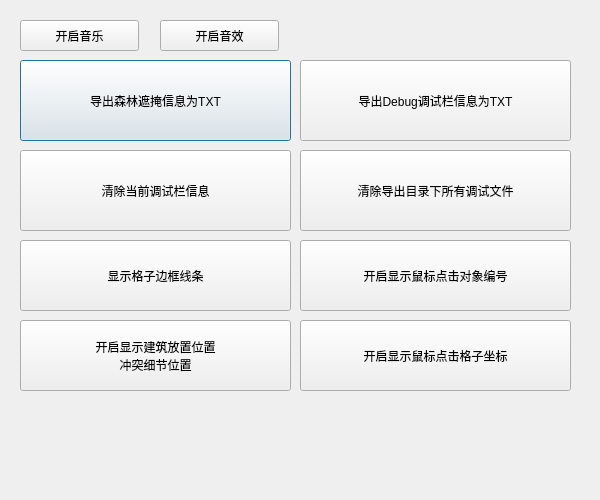
<?xml version="1.0" encoding="UTF-8"?>
<ui version="4.0">
 <class>Option</class>
 <widget class="QDialog" name="Option">
  <property name="geometry">
   <rect>
    <x>0</x>
    <y>0</y>
    <width>600</width>
    <height>500</height>
   </rect>
  </property>
  <property name="windowTitle">
   <string>Dialog</string>
  </property>
  <widget class="QPushButton" name="exportTreeBlock">
   <property name="geometry">
    <rect>
     <x>20</x>
     <y>60</y>
     <width>271</width>
     <height>81</height>
    </rect>
   </property>
   <property name="text">
    <string>导出森林遮掩信息为TXT</string>
   </property>
  </widget>
  <widget class="QPushButton" name="exportTxt">
   <property name="geometry">
    <rect>
     <x>300</x>
     <y>60</y>
     <width>271</width>
     <height>81</height>
    </rect>
   </property>
   <property name="text">
    <string>导出Debug调试栏信息为TXT</string>
   </property>
  </widget>
  <widget class="QPushButton" name="textClear">
   <property name="geometry">
    <rect>
     <x>20</x>
     <y>150</y>
     <width>271</width>
     <height>81</height>
    </rect>
   </property>
   <property name="text">
    <string>清除当前调试栏信息</string>
   </property>
  </widget>
  <widget class="QPushButton" name="exportClear">
   <property name="geometry">
    <rect>
     <x>300</x>
     <y>150</y>
     <width>271</width>
     <height>81</height>
    </rect>
   </property>
   <property name="text">
    <string>清除导出目录下所有调试文件</string>
   </property>
  </widget>
  <widget class="QPushButton" name="music">
   <property name="geometry">
    <rect>
     <x>20</x>
     <y>20</y>
     <width>119</width>
     <height>31</height>
    </rect>
   </property>
   <property name="text">
    <string>开启音乐</string>
   </property>
  </widget>
  <widget class="QPushButton" name="sound">
   <property name="geometry">
    <rect>
     <x>160</x>
     <y>20</y>
     <width>119</width>
     <height>31</height>
    </rect>
   </property>
   <property name="text">
    <string>开启音效</string>
   </property>
  </widget>
  <widget class="QPushButton" name="select">
   <property name="geometry">
    <rect>
     <x>300</x>
     <y>240</y>
     <width>271</width>
     <height>71</height>
    </rect>
   </property>
   <property name="text">
    <string>开启显示鼠标点击对象编号</string>
   </property>
  </widget>
  <widget class="QPushButton" name="showLine">
   <property name="geometry">
    <rect>
     <x>20</x>
     <y>240</y>
     <width>271</width>
     <height>71</height>
    </rect>
   </property>
   <property name="text">
    <string>显示格子边框线条</string>
   </property>
  </widget>
  <widget class="QPushButton" name="clickPos">
   <property name="geometry">
    <rect>
     <x>300</x>
     <y>320</y>
     <width>271</width>
     <height>71</height>
    </rect>
   </property>
   <property name="text">
    <string>开启显示鼠标点击格子坐标</string>
   </property>
  </widget>
  <widget class="QPushButton" name="overlap">
   <property name="geometry">
    <rect>
     <x>20</x>
     <y>320</y>
     <width>271</width>
     <height>71</height>
    </rect>
   </property>
   <property name="text">
    <string>开启显示建筑放置位置
冲突细节位置</string>
   </property>
  </widget>
 </widget>
 <resources/>
 <connections/>
</ui>
